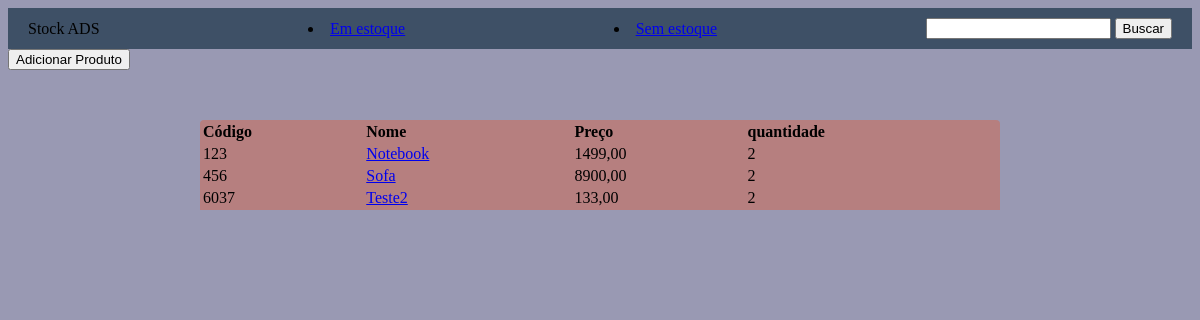
The app's page / (signed in), older data.
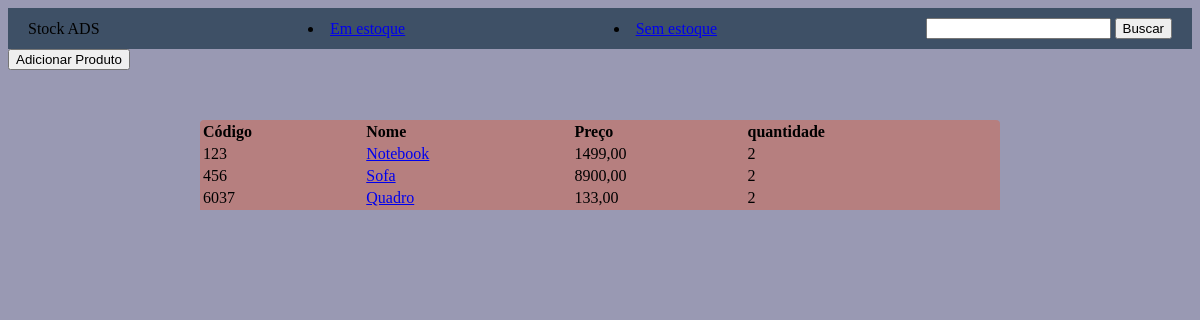
The same page, newer data.
### stockADS/models.py (models this page shows, shortened)
class Products(models.Model):
    name = models.CharField(max_length=255)
    category = models.ForeignKey(Categories, on_delete=models.CASCADE)
    picture = models.ImageField(blank=False)
    cod = models.IntegerField(unique=True)
    price = models.DecimalField(max_digits=12, decimal_places=2)
    description = models.TextField()
    qtd = models.IntegerField()
    discount = models.IntegerField()
    created_at = models.DateField()
    in_stock = models.BooleanField(default=False)
    class Meta:
        verbose_name = 'Product'
        verbose_name_plural = 'Products'

### stockADS/views.py (the view)
# urls.py: path('', views.index, name='home'),
@login_required(redirect_field_name='login')
def index (request):
    produtos = Products.objects.all()
    return render(request, 'pages/index.html', {'produtos': produtos})

### stockADS/templates/pages/index.html (shortened to what this page needs)
{% load static %}
<!DOCTYPE html>
<html lang="pt-br">
<head>
    <link rel="stylesheet" href="{% static 'css/global.css' %}">
</head>
<body>
    <header>
        <nav class="navbar">
            <label class="">Stock ADS</label>
            <li><a class="dropdown-item" href="{% url 'in-stock' %}">Em estoque</a></li>
            <li><a class="dropdown-item" href="{% url 'fora-stock' %}">Sem estoque</a></li>
            <form action="{% url 'search-product' %}">
                <input type="search" name="q">
                <button>Buscar</button>
            </form>
        </nav>
    </header>
    <a href="{% url 'add_product' %}" class="">
        <button id="adicionarProduto">Adicionar Produto</button>
    </a>
    <table>
        <thead>
            <tr>
                <th>Código</th>
                <th>Nome</th>
                <th>Preço</th>
                <th>quantidade</th>
            </tr>
        </thead>
        <tbody>
            {% for produto in produtos %}
                <tr>
                    <td>{{ produto.cod }}</td>
                    <td>
                        <a href="{% url 'product-detail' produto.id %}">{{ produto.name }}</a>
                    </td>
                    <td>{{ produto.price }}</td>
                    <td>{{ produto.qtd }}</td>
                </tr>
            {% endfor %}
        </tbody>
    </table>
</body>
</html>

### templates/static/css/global.css (style rules this page uses)
body { background-color: rgb(153, 153, 179); }
.navbar { background-color: #3e5066; display: flex; justify-content:space-between; align-items: center; padding: 10px 20px; }
table { background-color: rgb(182, 127, 127); align-items: center; width: 90%; max-width: 800px; margin: 50px auto; text-align: left; border-radius: 4px 4px 0 0; overflow: hidden; }

Row changes from the older to the newer data that the page shows:
changed Products: name "Teste2" → "Quadro"
